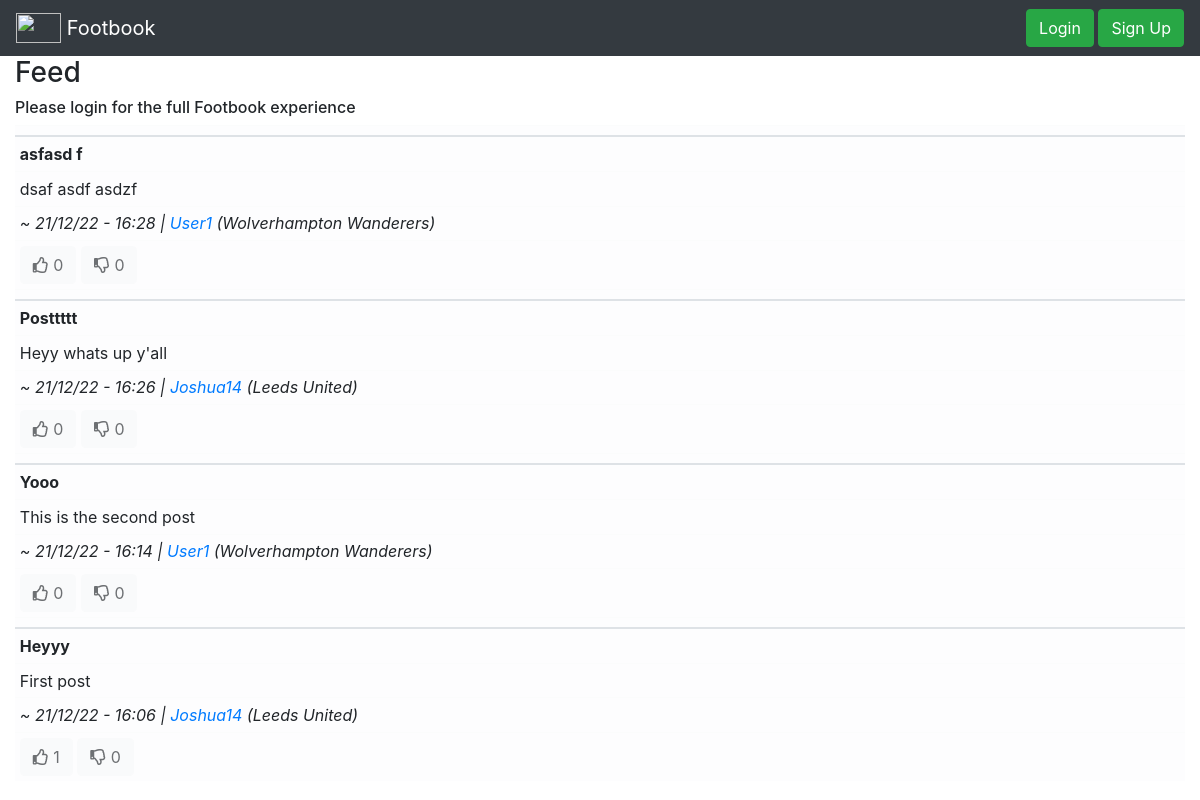
The page / on the database its author committed.
### app/models.py (models this page shows)
class Post(db.Model):
    id = db.Column(db.Integer, primary_key=True) #primary key
    title = db.Column(db.String(200), nullable=False) #string max char length 200
    description = db.Column(db.String(1000), nullable=False) #string max char length 1000
    dateTimePosted = db.Column(db.DateTime, nullable=False) #DateTime data type
    likes = db.relationship('User', secondary=Likes, backref='liked')
    dislikes = db.relationship('User', secondary=Dislikes, backref='disliked')
    user_id = db.Column(db.Integer, db.ForeignKey('user.id'),nullable=False)

class User(UserMixin, db.Model):
    id = db.Column(db.Integer, primary_key=True) # primary keys are required by SQLAlchemy
    email = db.Column(db.String(100), unique=True, nullable=False)
    username = db.Column(db.String(1000), unique=True, nullable=False)
    password = db.Column(db.String(100), nullable=False)
    team = db.Column(db.String(1000), nullable=False)
    posts = db.relationship('Post', backref='user', lazy='joined')
    friends =  db.relationship(
                    'User',secondary=Friends,
                    primaryjoin=Friends.c.user_id1==id,
                    secondaryjoin=Friends.c.user_id2==id)

### app/views.py (the view, shortened to what this page needs)
@app.route('/', methods=['GET', 'POST'])
def home():
    app.logger.info('Home Page')
    global filterSelection
    global filterSelectionText
    print("is_anonymous", current_user.is_anonymous)
    posts = models.Post.query.order_by(models.Post.dateTimePosted.desc()).all()
    return render_template('home.html', posts=posts, current_user=current_user, filterSelectionText=filterSelectionText)

### app/templates/home.html (shortened to what this page needs)
{% extends "base.html" %}
{% block content %}
{% if not current_user.is_anonymous %}
<h3>Your Feed</h3>
<div class="btn-group">
    <button class="btn btn-primary dropdown-toggle" id="dropdownbutton-head" value=0 type="button" data-toggle="dropdown" aria-haspopup="true" aria-expanded="false">
    {{filterSelectionText}}
    </button>
    <div class="dropdown-menu">
        <button class="dropdown-item" id="dropdownbutton" value=1 type="button">All</button>
        <button class="dropdown-item" id="dropdownbutton" value=2 type="button">My Friends Only</button>
        <button class="dropdown-item" id="dropdownbutton" value=3 type="button">My Team Only</button>
    </div>
</div>
{% else %}
<h3>Feed</h3>
<h6>Please login for the full Footbook experience</h6>
{% endif %}
<table class = "table table-sm">
{% for post in posts %}
<thead class = "table-light">
    <th></th>
    <tr>
        <td><b>{{post.title}}</b></td>
    </tr>
    <tr>
        <td>{{post.description}}</td>
    </tr>
    <tr>
        {% if post.user != current_user %}
        <td><i>~ {{post.dateTimePosted.strftime("%d/%m/%y - %H:%M")}} | <a href="/viewProfile/{{post.user.username}}">{{post.user.username}}</a> ({{post.user.team}})</i></td>
        {% else %}
        <td><i>~ {{post.dateTimePosted.strftime("%d/%m/%y - %H:%M")}} | <a href="/profile">Me</a> ({{post.user.team}})</i></td>
        {% endif %}
    </tr>
    {% if not current_user.is_anonymous %}
    <tr>
        <td>
            {% if post not in current_user.liked %}
            <button class="btn btn-light" name="like" value={{post.id}} id=like{{post.id}}><i class="far fa-thumbs-up"></i> {{(post.likes| length)}} </button>
            {% else %}
            <button class="btn btn-success" name="like" value={{post.id}} id=like{{post.id}}><i class="far fa-thumbs-up"></i> {{(post.likes| length)}} </button>
            {% endif %}
            {% if post not in current_user.disliked %}
            <button class="btn btn-light" name="dislike" value={{post.id}} id=dislike{{post.id}}><i class="far fa-thumbs-down"></i> {{(post.dislikes| length)}} </button>
            {% else %}
            <button class="btn btn-danger" name="dislike" value={{post.id}} id=dislike{{post.id}}><i class="far fa-thumbs-down"></i> {{(post.dislikes| length)}} </button>
            {% endif %}
        </td>
    </tr>
    {% else %}
    <tr>
        <td>
            <button class="btn btn-light" name="like" value={{post.id}} id=like{{post.id}} disabled><i class="far fa-thumbs-up"></i> {{(post.likes| length)}} </button>
            <button class="btn btn-light" name="dislike" value={{post.id}} id=dislike{{post.id}} disabled><i class="far fa-thumbs-down"></i> {{(post.dislikes| length)}} </button>
        </td>
    </tr>
    {% endif %}
</thead>
{% endfor %}
</table>
{% endblock %}

### app/templates/base.html (shortened to what this page needs)
<!DOCTYPE html>
<html>
  <head>
    <link rel="stylesheet" href="https://stackpath.bootstrapcdn.com/bootstrap/4.2.1/css/bootstrap.min.css">
    <link rel="stylesheet" type="text/css" href="{{ url_for('static', filename='fontawesome-free-5.3.1-web/css/all.css') }}">
  </head>
  <body>
    <nav class="navbar navbar-expand-sm navbar-dark bg-dark">
      <div class="collapse navbar-collapse" id="navbarSupportedContent">
        <ul class="navbar-nav mr-auto">
            <a class="navbar-brand" href="/">
                <img src="/static/logos/logo2.png" width="45" height="30" class="d-inline-block align-top" alt="">
                Footbook
            </a>
        </ul class="navbar-nav mr-auto">
            {% if not current_user.is_authenticated %}
            <form class="form-inline" action="/login">
                <button class="btn btn-success my-2 my-sm-0" type="submit">Login</button>
            </form>
            <form class="form-inline" action="/signup">
                <button class="btn btn-success my-2 my-sm-0" type="submit">Sign Up</button>
            </form>
            {% endif %}
      </div>
    </nav>
    <div class="container-fluid">
      <div class="row">
          <div class="col col-12">
            {% block content %}{% endblock %}
          </div>
        </div>
      </div>
  </body>
</html>

### rows shown on the page
Post: title "asfasd f", description "dsaf asdf asdzf", dateTimePosted "21/12/22 - 16:28", user.username "User1", user.team "Wolverhampton Wanderers", {{ post.id }} 4 (drawn), likes "0", dislikes "0"
Post: title "Posttttt", description "Heyy whats up y'all", dateTimePosted "21/12/22 - 16:26", user.username "Joshua14", user.team "Leeds United", {{ post.id }} 3 (drawn), likes "0", dislikes "0"
Post: title "Yooo", description "This is the second post", dateTimePosted "21/12/22 - 16:14", user.username "User1", user.team "Wolverhampton Wanderers", {{ post.id }} 2 (drawn), likes "0", dislikes "0"
Post: title "Heyyy", description "First post", dateTimePosted "21/12/22 - 16:06", user.username "Joshua14", user.team "Leeds United", likes "1", dislikes "0"
